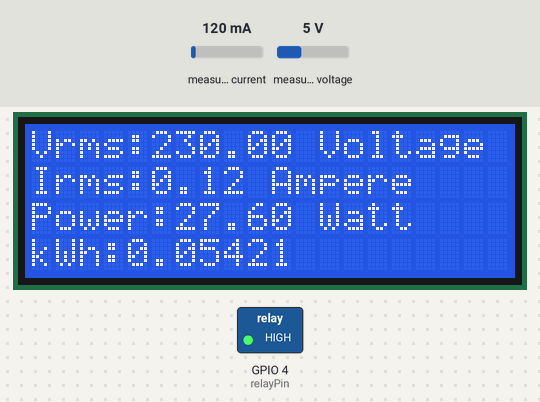
The sketch below on a simulated ESP32. On the bench: 20×4 character LCD, switched loads named in the sketch (green lamp = pin HIGH). The test bench sets the inputs (shaded band); at power-on: measured current 120 mA, measured voltage 5 V. WiFi joins after 1.5 s; servers stay silent unless stated; EEPROM starts erased; what the sketch prints to the serial monitor is not drawn.

Above: at 7.7 s.
7.8 s: measured current set to 40 mA
At 12.8 s:
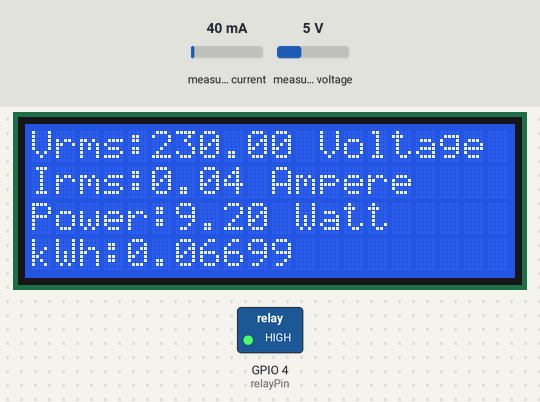
18.6 s: measured voltage set to 0.3 V
At 22.8 s:
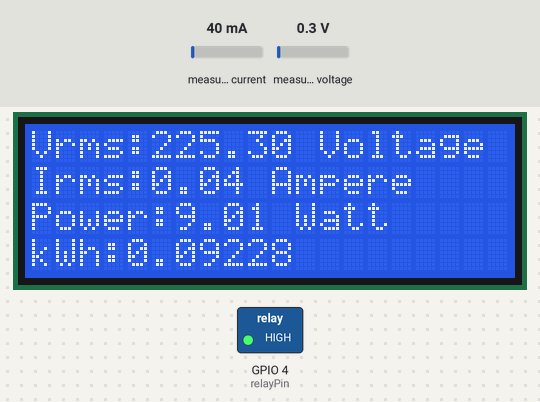
28.6 s: measured current set to 500 mA
At 32.9 s:
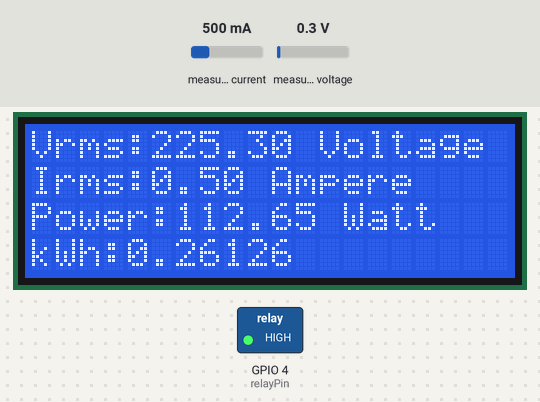
38.6 s: measured voltage set to 3.8 V
At 42.9 s:
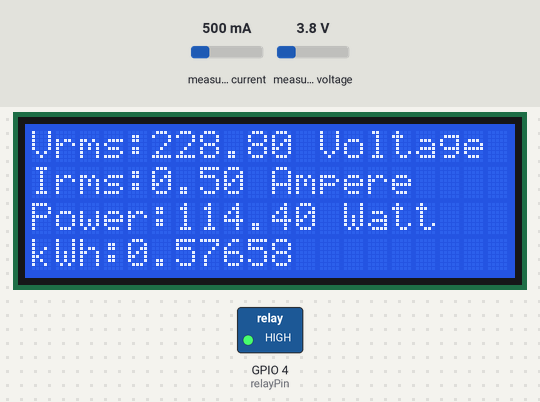
48.6 s: measured current set to 1000 mA
At 52.9 s:
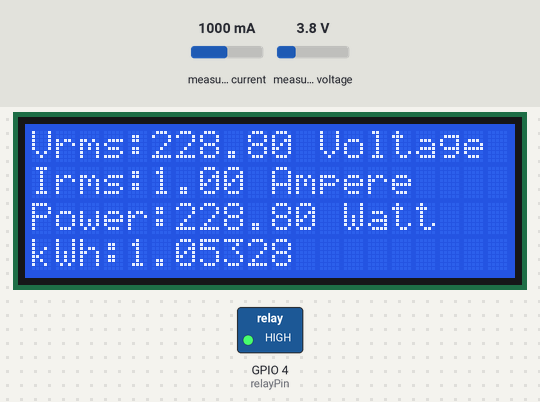
58.6 s: measured voltage set to 7.5 V
At 62.9 s:
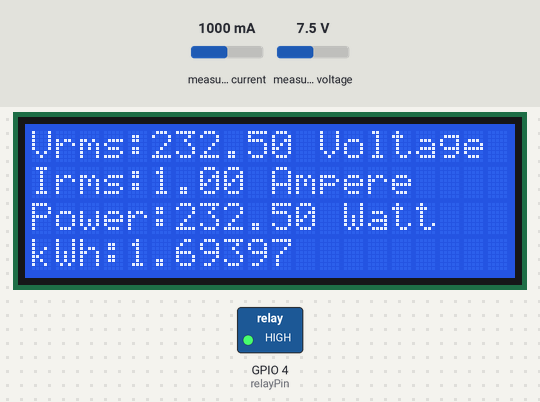
Timing chart, 0 to 64.4 s (numbered marks = the images above; inputs shaded):
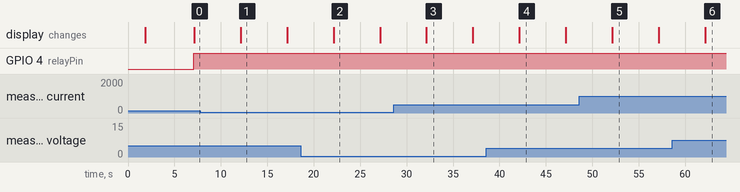

Measured:
- what the display in image 1 shows lasts 5.0 s, from 12.1 s to 17.1 s

The sketch:

PowerPulse.ino
```cpp
#define BLYNK_TEMPLATE_ID "TMPL3Zxs2rgjC"
#define BLYNK_TEMPLATE_NAME "Power Load Detection"
#define BLYNK_PRINT Serial

#include "EmonLib.h"
#include <EEPROM.h>
#include <WiFi.h>
#include <WiFiClient.h>
#include <BlynkSimpleEsp32.h>
#include <Wire.h>
#include <LiquidCrystal_I2C.h>

LiquidCrystal_I2C lcd(0x27, 20, 4); // LCD with I2C address 0x27, and 16x2 format

// Constants for calibration
const float vCalibration = 93.3;
const float currCalibration = 0.52;

// Blynk and WiFi credentials
const char auth[] = "9AJH_t-TnhXQFf1xEFP7SAmkK5sIKkxw";
const char ssid[] = "Redmi Note 8";
const char pass[] = "1234567890";

// EnergyMonitor instance
EnergyMonitor emon;

// Timer for regular updates
BlynkTimer timer;

// Variables for energy calculation
float kWh = 0.0;
unsigned long lastMillis = millis();

// EEPROM addresses for each variable
const int addrKWh = 12;

// Relay pin
const int relayPin = 4; // GPIO4 connected to the relay

// Voltage threshold
const float voltageThreshold = 95.0; // Vrms threshold in volts

void sendEnergyDataToBlynk();
void readEnergyDataFromEEPROM();
void saveEnergyDataToEEPROM();

void setup() {
  Serial.begin(115200);
  Blynk.begin(auth, ssid, pass);

  // Initialize the LCD
  lcd.init();
  lcd.backlight();

  // Initialize EEPROM with the size of the data to be stored
  EEPROM.begin(32); // Allocate 32 bytes for float values (4 bytes each) and some extra space

  // Initialize the relay pin
  pinMode(relayPin, OUTPUT);
  digitalWrite(relayPin, LOW); // Default state: relay OFF

  // Read the stored energy data from EEPROM
  readEnergyDataFromEEPROM();

  // Setup voltage and current inputs
  emon.voltage(35, vCalibration, 1.7); // Voltage: input pin, calibration, phase_shift
  emon.current(34, currCalibration);    // Current: input pin, calibration

  // Setup a timer for sending data every 5 seconds
  timer.setInterval(5000L, sendEnergyDataToBlynk);

  // A small delay for system to stabilize
  delay(1000);
}

void loop() {
  Blynk.run();
  timer.run();
}

void sendEnergyDataToBlynk() {
  emon.calcVI(20, 2000); // Calculate all. No.of half wavelengths (crossings), time-out

  // Calculate energy consumed in kWh
  unsigned long currentMillis = millis();
  kWh += emon.apparentPower * (currentMillis - lastMillis) / 3600000.0; // Corrected divisor for kWh
  lastMillis = currentMillis;

  Serial.printf("Vrms: %.2fVoltage\tIrms: %.4fAmpere\tPower: %.4fWatt\tkWh: %.5fkWh\n",
                emon.Vrms, emon.Irms, emon.apparentPower, kWh);

  // Save the latest values to EEPROM
  saveEnergyDataToEEPROM();

  // Send data to Blynk
  Blynk.virtualWrite(V0, emon.Vrms);
  Blynk.virtualWrite(V1, emon.Irms);
  Blynk.virtualWrite(V2, emon.apparentPower);
  Blynk.virtualWrite(V3, kWh);

  // Log an event if voltage exceeds the threshold
if (emon.Vrms > voltageThreshold) {
digitalWrite(relayPin, HIGH);
Blynk.logEvent("powerload", "Power Load is High");
Serial.println("Event logged: Voltage is High");
} else {
digitalWrite(relayPin, LOW);
}

  // Update the LCD with the new values
  lcd.clear();
  lcd.setCursor(0, 0);
  lcd.print("Vrms:");
  lcd.print(emon.Vrms, 2);
  lcd.print(" Voltage");

  lcd.setCursor(0, 1);
  lcd.print("Irms:");
  lcd.print(emon.Irms, 2);
  lcd.print(" Ampere");

  lcd.setCursor(0, 2);
  lcd.print("Power:");
  lcd.print(emon.apparentPower, 2);
  lcd.print(" Watt");

  lcd.setCursor(0, 3);
  lcd.print("kWh:");
  lcd.print(kWh, 5);

  delay(1000); // Adding delay to allow the LCD to update6+++++++++++


}

void readEnergyDataFromEEPROM() {
  // Read the stored kWh value from EEPROM
  EEPROM.get(addrKWh, kWh);

  // Check if the read value is a valid float. If not, initialize it to zero
  if (isnan(kWh)) {
    kWh = 0.0;
    saveEnergyDataToEEPROM(); // Save initialized value to EEPROM
  }
}

void saveEnergyDataToEEPROM() {
  // Write the current kWh value to EEPROM
  EEPROM.put(addrKWh, kWh);


  // Commit changes to EEPROM
  EEPROM.commit();
}
```
